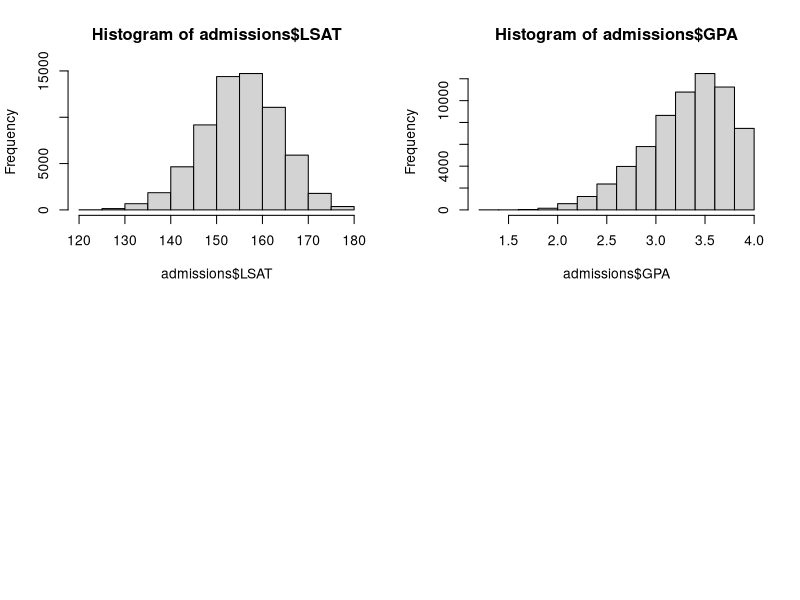
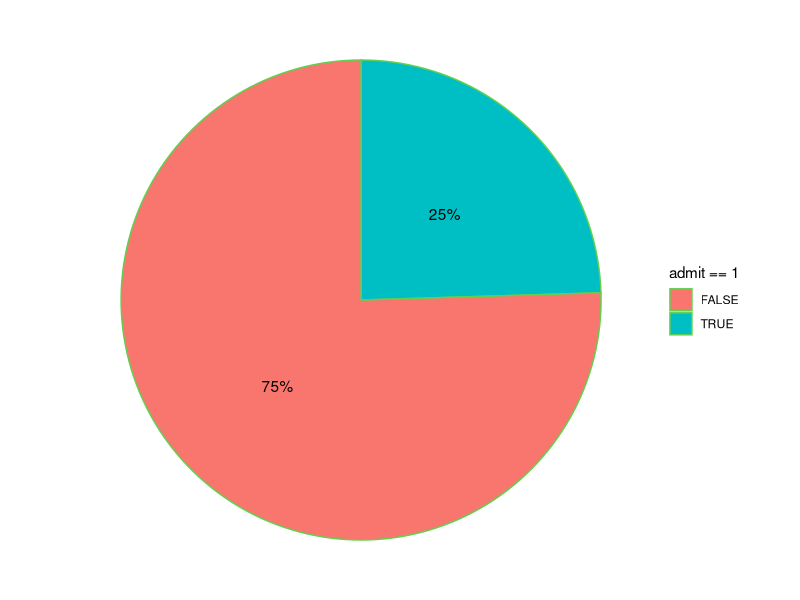
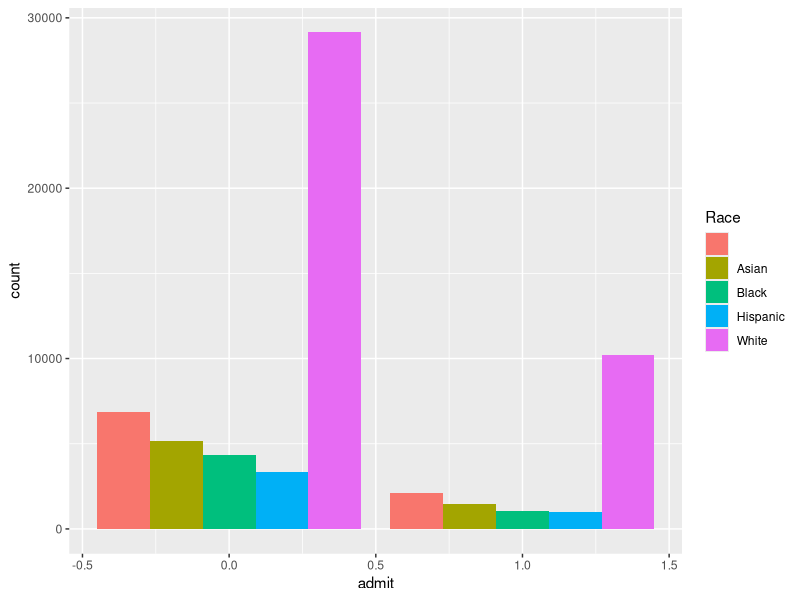
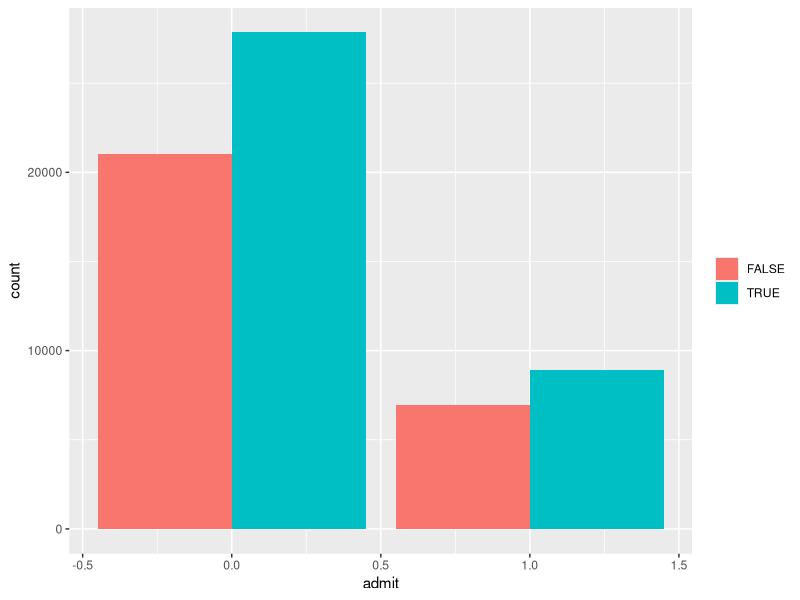
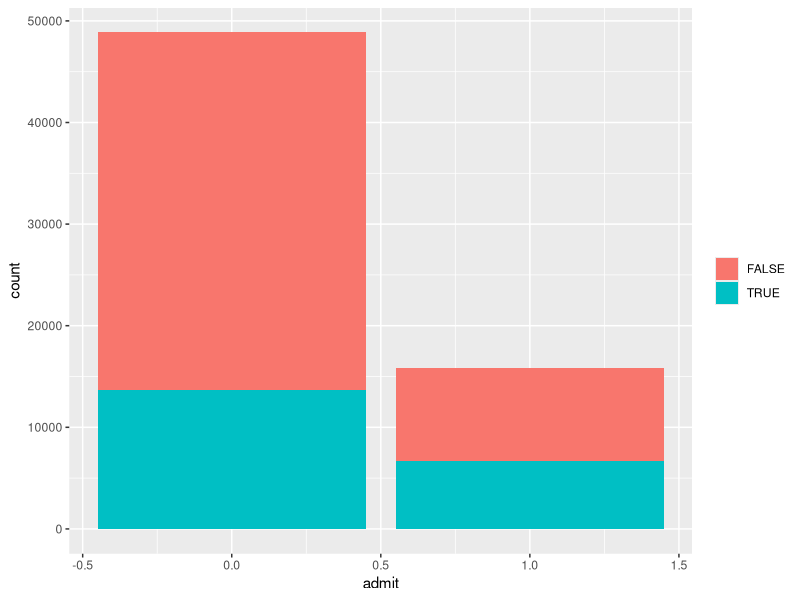
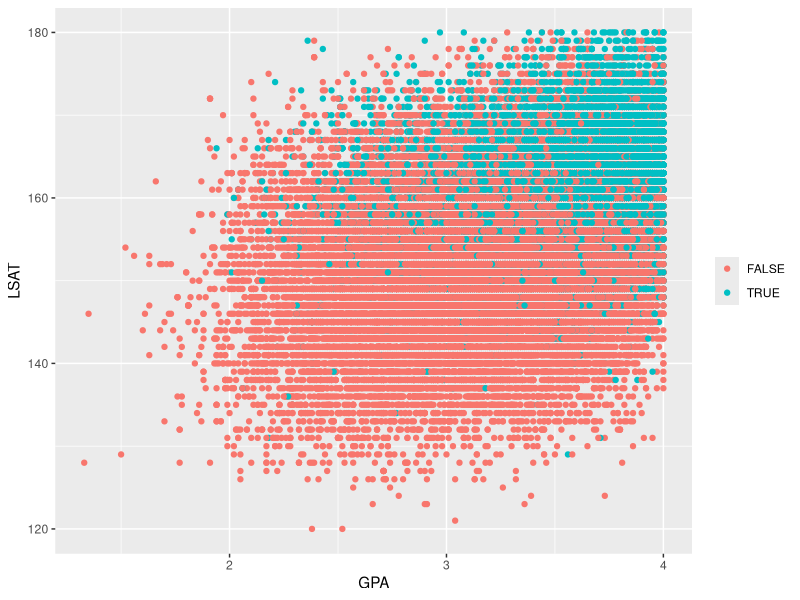
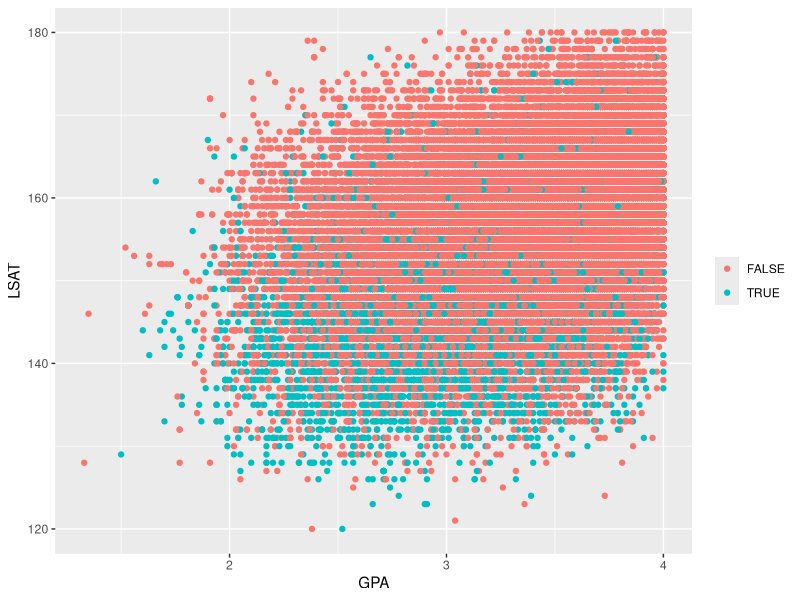

Generate these figures, in order, with R:
setwd("/Users/vikus/Desktop/School Stuff/MIS 480/Data") 
admissions <- read.csv("adm.csv", stringsAsFactors = TRUE)
str(admissions)
summary(admissions)


#remove rows with missing values
admissions<-admissions[complete.cases(admissions[ , c('LSAT', 'GPA', 'resident', 'Gender', 'admit')]),]


#Removing rows with outlier values
admissions<- subset(admissions, LSAT<=180 & GPA<=4) 

summary(admissions)

#Plotting histograms of LSAT and GPA

par(mfrow=c(2,2))
hist(admissions$LSAT)
hist(admissions$GPA)

#Creating pie charts


library(dplyr)

# Data transformation for admission percentages 
transformed <- admissions %>% 
  group_by(admit) %>% # Variable to be transformed
  count() %>% 
  ungroup() %>% 
  mutate(perc = `n` / sum(`n`)) %>% 
  arrange(perc) %>%
  mutate(labels = scales::percent(perc))

library(ggplot2)

ggplot(transformed, aes(x = "", y = perc, fill = admit==1)) +
  geom_col(width = 1, color = 3) +
  geom_text(aes(label = labels),
            position = position_stack(vjust = 0.5)) +
  coord_polar(theta = "y")+
  theme_void()


#creating a bar plot for race and admission

ggplot(data = admissions, aes(x = admit, fill=Race)) +
  geom_bar( position=position_dodge())

#creating a bar plot for gender and admission

ggplot(data = admissions, aes(x = admit, fill = Gender == 1)) +
  theme(legend.title=element_blank())+
  geom_bar( position=position_dodge())

#creating a bar plot for residence and admission

ggplot(data = admissions, aes(x = admit, fill = resident == 1)) +
  theme(legend.title=element_blank())+
  geom_bar()


#Creating a scatter plot of LSAT and GPA, split by admission status

ggplot(data = admissions, aes(x = GPA, y=LSAT, col = admit == 1)) +
  theme(legend.title=element_blank())+
  geom_point()

#Creating a scatter plot of LSAT and GPA, split by URM status

ggplot(data = admissions, aes(x = GPA, y=LSAT, col = URM == 1)) +
  theme(legend.title=element_blank())+
  geom_point()




# Prep data for the logistic regression. Partition data into training and testing partitions with 70% going into training and 30% into the testing set.
library(caret)

intrain<- createDataPartition(admissions$admit,p=0.7,list=FALSE)
set.seed(2017)
training<- admissions[intrain,]
testing<- admissions[-intrain,]


# Create a Logistic Model for Admission with training data

LogModel <- glm(admit ~ LSAT + GPA + resident + URM, data=admissions, family=binomial)

#displaying the summary of the model
summary(LogModel)

# Evaluate model with testing data
testing$admit <- as.character(testing$admit)
testing$admit[testing$admit=="No"] <- "0"
testing$admit[testing$admit=="Yes"] <- "1"
fitted.results <- predict(LogModel,newdata=testing,type='response')
fitted.results <- ifelse(fitted.results > 0.5,1,0)
misClasificError <- mean(fitted.results != testing$admit)
misClasificError

#Calculating accuracy of the model
accuracy<-1-misClasificError
print(accuracy)


#Display a confusion matrix 

table(testing$admit, fitted.results)

#Saving example data into a data frame
new <- data.frame(GPA=c(4), LSAT=c(160), resident=c(1), URM=c(0))

#Using fitted model to predict the response value for sample data
predict(LogModel, newdata=new, type="response")

















